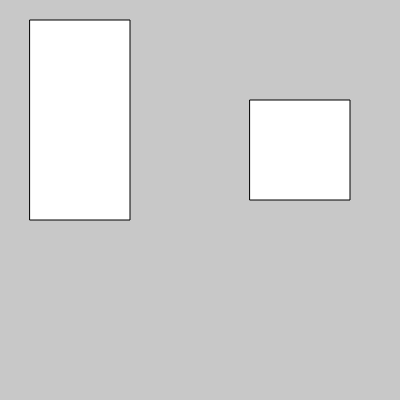
Frame 1 (no input)
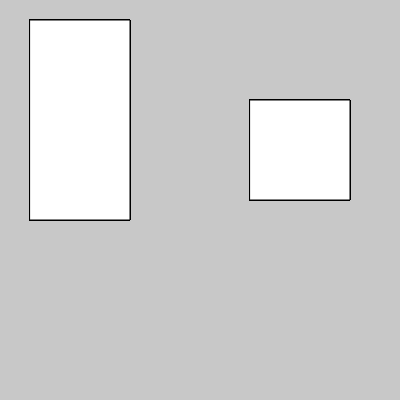
Frame 60 (no input)
Frame 120 (the mouse pressed at the canvas centre since frame 60): identical to frame 60, image omitted

The p5.js sketch that drew these frames (run headless with seeded random() and noise() and a simulated clock; from frame 60 on, the mouse is pressed at the canvas centre):

// p5.js sketch
// ── sketch.js
function setup(){
  createCanvas(400, 400);
  background(200);
}

function draw(){
  // Your drawing code goes here
  // TODO: Draw a rectangle at (30, 20), 100px width and 200px height
  rect(30, 20, 100, 200);
  // TODO: Draw a square at (250, 100) and 100px width
  square(250, 100, 100);
}
